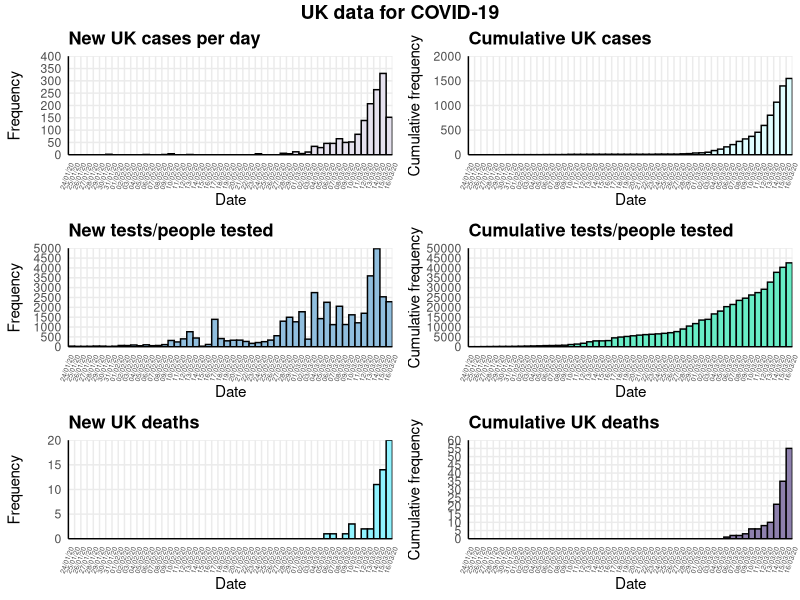
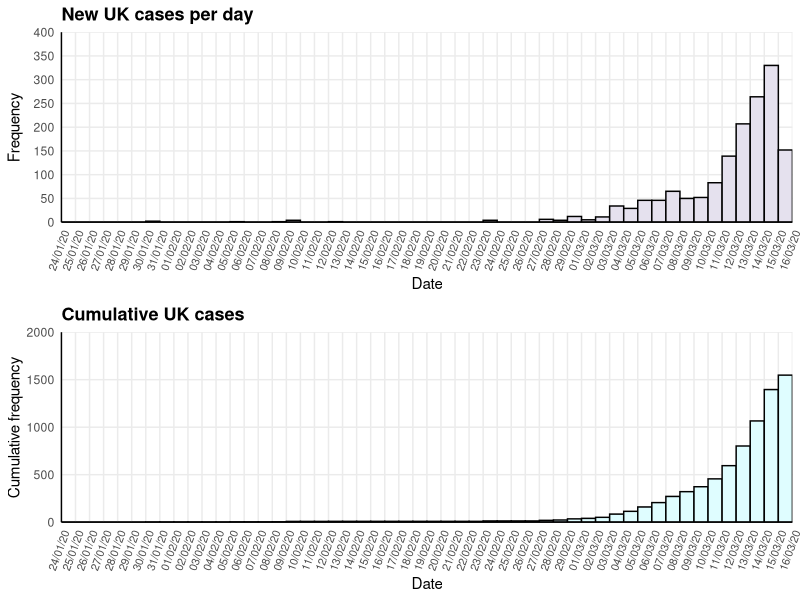
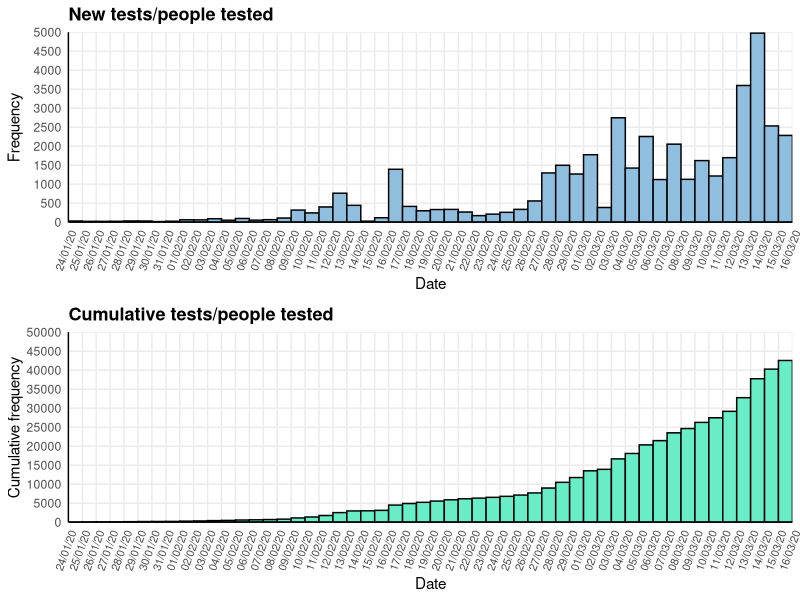
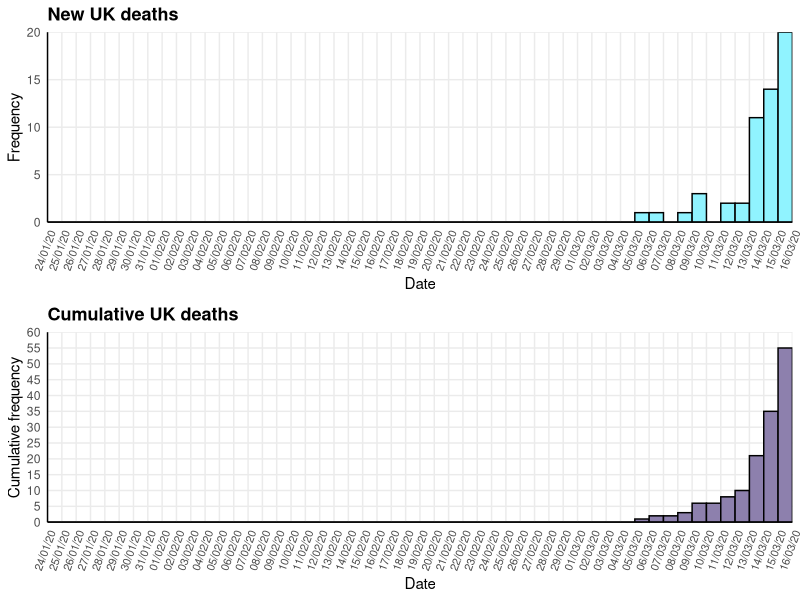

Reproduce these figures in R, in order.
## Exploration of UK COVID-19 data
## Emma Doughty (e.doughty6@gmail.com)

# Install libraries if necessary
#if(!require(ggpubr)) install.packages("ggpubr")
#if(!require(tidyverse)) install.packages("tidyverse")
#if(!require(scales)) install.packages("scales")

# Load libraries
library(readr)
library(tidyr)
library(plyr)
library(ggplot2)
library(scales)
library(ggpubr)

#Load data
COVID19_by_day <- read_csv("Data/COVID19_by_day.csv")
COVID19_by_day$Date <- as.Date(COVID19_by_day$Date, format = "%d/%m/%y")
COVID19_by_day <- COVID19_by_day[order(COVID19_by_day$Date),]

#### Generate plots ####

#### CASES per day ####
# Read in new cases per day from summarised data, format date correctly
df_NewCases <- data.frame(Date=c(COVID19_by_day$Date), ntimes=c(COVID19_by_day$NewCases))
df_NewCases <- as.data.frame(lapply(df_NewCases, rep, df_NewCases$ntimes))

# Plot number of NEW CASES per day
NewCases_Sigfig <- signif(max(COVID19_by_day$NewCases))
NewCases_Factor <- 10^(floor(log10(NewCases_Sigfig)))
NewCases_Max <- round_any(max(COVID19_by_day$NewCases), NewCases_Factor, f=ceiling)
NewCases_Breaks <- ceiling(NewCases_Factor/2)

plot_NewCases <- ggplot(data=df_NewCases, aes(x=df_NewCases$Date)) +
  geom_histogram(binwidth=1, boundary = 1, colour="black", fill= "#E5E1EE") +
  scale_x_date(labels = date_format("%d/%m/%y"), expand = c(0, 0), 
               limits = c(min(COVID19_by_day$Date)-1, max(COVID19_by_day$Date)),
               breaks = seq(min(COVID19_by_day$Date)-1, max(COVID19_by_day$Date), 1)) +
  scale_y_continuous(limits = c(0, NewCases_Max), 
                     breaks = seq(0, NewCases_Max, NewCases_Breaks),
                     expand = c(0, 0)) +
  ylab("Frequency") + xlab("Date")+
  ggtitle("New UK cases per day") +
  theme_minimal() +
  theme(plot.title = element_text(size=13, face="bold"),
        axis.line = element_line(colour = "black"),
        axis.text.x = element_text(angle = 70, hjust = 1, vjust = 1), 
        panel.grid.minor = element_blank())

# Plot CUMULATIVE CASES per day
CumCases_Sigfig <- signif(sum(COVID19_by_day$NewCases))
CumCases_Factor <- 10^(floor(log10(CumCases_Sigfig)))
CumCases_Max <- round_any(sum(COVID19_by_day$NewCases), CumCases_Factor, f=ceiling)
CumCases_Breaks <- ceiling(CumCases_Factor/2)

plot_CumCases <- ggplot(data=df_NewCases, aes(x=df_NewCases$Date)) + 
  geom_histogram(aes(y = cumsum(..count..)), binwidth=1, 
                 boundary = 1, colour="black", fill= "#DFFDFF") +
  scale_x_date(labels = date_format("%d/%m/%y"), expand = c(0, 0), 
               limits = c(min(COVID19_by_day$Date)-1, max(COVID19_by_day$Date)),
               breaks = seq(min(COVID19_by_day$Date)-1, max(COVID19_by_day$Date), 1)) +
  scale_y_continuous(limits = c(0, CumCases_Max), 
                     breaks = seq(0, CumCases_Max, CumCases_Breaks), expand = c(0, 0)) +
  ylab("Cumulative frequency") + xlab("Date") +
  ggtitle("Cumulative UK cases") +
  theme_minimal() +
  theme(plot.title = element_text(size=13, face="bold"),
        axis.line = element_line(colour = "black"),
        axis.text.x = element_text(angle = 70, hjust = 1, vjust = 1), 
        panel.grid.minor = element_blank())


#### TESTS per day ####
# Read in new tests per day from summarised data, format date correctly
df_NewTests <- data.frame(Date=c(COVID19_by_day$Date), ntimes=c(COVID19_by_day$NewTests))
df_NewTests<- as.data.frame(lapply(df_NewTests, rep, df_NewTests$ntimes))

# Plot NEW TESTS per day #
NewTests_Sigfig <- signif(max(COVID19_by_day$NewTests))
NewTests_Factor <- 10^(floor(log10(NewTests_Sigfig)))
NewTests_Max <- round_any(max(COVID19_by_day$NewTests), NewTests_Factor, f=ceiling)
NewTests_Breaks <- ceiling(NewTests_Factor/2)

plot_NewTests <- ggplot(data=df_NewTests, aes(x=df_NewTests$Date)) + 
  geom_histogram(binwidth=1, boundary = 1, colour="black", fill= "#90BEDE") +
  scale_x_date(labels = date_format("%d/%m/%y"), expand = c(0, 0), 
               limits = c(min(COVID19_by_day$Date)-1, max(COVID19_by_day$Date)),
               breaks = seq(min(COVID19_by_day$Date)-1, max(COVID19_by_day$Date), 1)) +
  scale_y_continuous(limits = c(0, NewTests_Max), 
                     breaks = seq(0, NewTests_Max, NewTests_Breaks), expand = c(0, 0)) +
  ylab("Frequency") + xlab("Date") +
  ggtitle("New tests/people tested") +
  theme_minimal() +
  theme(plot.title = element_text(size=13, face="bold"),
        axis.line = element_line(colour = "black"),
        axis.text.x = element_text(angle = 70, hjust = 1, vjust = 1), 
        panel.grid.minor = element_blank())

# Plot CUMULATIVE TESTS per day
CumTests_Sigfig <- signif(sum(COVID19_by_day$NewTests))
CumTests_Factor <- 10^(floor(log10(CumTests_Sigfig)))
CumTests_Max <- round_any(sum(COVID19_by_day$NewTests), CumTests_Factor, f=ceiling)
CumTests_Breaks <- ceiling(CumTests_Factor/2)

plot_CumTests <- ggplot(data=df_NewTests, aes(x=df_NewTests$Date)) + 
  geom_histogram(aes(y = cumsum(..count..)), binwidth=1, 
                 boundary = 1, colour="black", fill= "#68EDC6") +
  scale_x_date(labels = date_format("%d/%m/%y"), expand = c(0, 0), 
               limits = c(min(COVID19_by_day$Date)-1, max(COVID19_by_day$Date)),
               breaks = seq(min(COVID19_by_day$Date)-1, max(COVID19_by_day$Date), 1)) +
  scale_y_continuous(limits = c(0, CumTests_Max), 
                     breaks = seq(0, CumTests_Max, CumTests_Breaks),  expand = c(0, 0)) +
  ylab("Cumulative frequency") + xlab("Date") +
  ggtitle("Cumulative tests/people tested") +
  theme_minimal() +
  theme(plot.title = element_text(size=13, face="bold"),
        axis.line = element_line(colour = "black"),
        axis.text.x = element_text(angle = 70, hjust = 1, vjust = 1), 
        panel.grid.minor = element_blank())


#### DEATHS per day ####
# Read in DEATHS per day from summarised data, format date correctly
df_NewDeaths <- data.frame(Date=c(COVID19_by_day$Date), ntimes=c(COVID19_by_day$NewDeaths))
df_NewDeaths <- as.data.frame(lapply(df_NewDeaths, rep, df_NewDeaths$ntimes))

# Plot NEW DEATHS per day #
NewDeaths_Sigfig <- signif(max(COVID19_by_day$NewDeaths))
NewDeaths_Factor <- 10^(floor(log10(NewDeaths_Sigfig)))
NewDeaths_Max <- round_any(max(COVID19_by_day$NewDeaths), NewDeaths_Factor, f=ceiling)
NewDeaths_Breaks <- ceiling(NewDeaths_Factor/2)

plot_NewDeaths <- ggplot(data=df_NewDeaths, aes(x=df_NewDeaths$Date)) + 
  geom_histogram(binwidth=1, boundary = 1, colour="black", fill= "#90F3FF") +
  scale_x_date(labels = date_format("%d/%m/%y"), expand = c(0, 0), 
               limits = c(min(COVID19_by_day$Date)-1, max(COVID19_by_day$Date)),
               breaks = seq(min(COVID19_by_day$Date)-1, max(COVID19_by_day$Date), 1)) +
  scale_y_continuous(limits = c(0, NewDeaths_Max), 
                     breaks = seq(0, NewDeaths_Max, NewDeaths_Breaks), expand = c(0, 0)) +
  ylab("Frequency") + xlab("Date") +
  ggtitle("New UK deaths") +
  theme_minimal() +
  theme(plot.title = element_text(size=13, face="bold"),
        axis.line = element_line(colour = "black"),
        axis.text.x = element_text(angle = 70, hjust = 1, vjust = 1), 
        panel.grid.minor = element_blank())

# Plot CUMULATIVE DEATHS per day
CumDeaths_Sigfig <- signif(sum(COVID19_by_day$NewDeaths))
CumDeaths_Factor <- 10^(floor(log10(CumDeaths_Sigfig)))
CumDeaths_Max <- round_any(sum(COVID19_by_day$NewDeaths), CumDeaths_Factor, f=ceiling)
CumDeaths_Breaks <- ceiling(CumDeaths_Factor/2)

plot_CumDeaths <- ggplot(data=df_NewDeaths, aes(x=df_NewDeaths$Date)) + 
  geom_histogram(aes(y = cumsum(..count..)), binwidth=1, boundary = 1, 
                 colour="black", fill= "#8D80AD") +
  scale_x_date(labels = date_format("%d/%m/%y"), expand = c(0, 0), 
               limits = c(min(COVID19_by_day$Date)-1, max(COVID19_by_day$Date)),
               breaks = seq(min(COVID19_by_day$Date)-1, max(COVID19_by_day$Date), 1)) +
  scale_y_continuous(limits = c(0,CumDeaths_Max), 
                     breaks = seq(0, CumDeaths_Max, CumDeaths_Breaks), expand = c(0, 0)) +
  ylab("Cumulative frequency") + xlab("Date") +
  ggtitle("Cumulative UK deaths") +
  theme_minimal() +
  theme(plot.title = element_text(size=13, face="bold"),
        axis.line = element_line(colour = "black"),
        axis.text.x = element_text(angle = 70, hjust = 1, vjust = 1), 
        panel.grid.minor = element_blank())


#### Generate plots ####
# Cases, tests and deaths summary figure
Sum_figure <- ggarrange(plot_NewCases + font("x.text", size = 5), 
                    plot_CumCases + font("x.text", size = 5), 
                    plot_NewTests + font("x.text", size = 5), 
                    plot_CumTests + font("x.text", size = 5), 
                    plot_NewDeaths + font("x.text", size = 5), 
                    plot_CumDeaths + font("x.text", size = 5),
          ncol = 2, nrow = 3, align = "hv")

Sum_figure <- annotate_figure(Sum_figure,
                top = text_grob("UK data for COVID-19", face = "bold", size = 14))

ggsave("Summary_plot.png", height = 8.27, width = 11.69)


# Cases per day figure
Cases_figure <- ggarrange(plot_NewCases + font("x.text", size = 8), 
                          plot_CumCases + font("x.text", size = 8), 
                          ncol = 1, nrow = 2, align = "hv")

ggsave("Cases_plot.png", height = 8.27, width = 11.69)


# Tests per day figure
Tests_figure <- ggarrange(plot_NewTests + font("x.text", size = 8), 
                          plot_CumTests + font("x.text", size = 8), 
                          ncol = 1, nrow = 2, align = "hv")

ggsave("Tests_plot.png", height = 8.27, width = 11.69)


# Deaths per day figure
Deaths_figure <- ggarrange(plot_NewDeaths + font("x.text", size = 8), 
                           plot_CumDeaths + font("x.text", size = 8), 
                           ncol = 1, nrow = 2, align = "hv")

ggsave("Deaths_plot.png", height = 8.27, width = 11.69)
